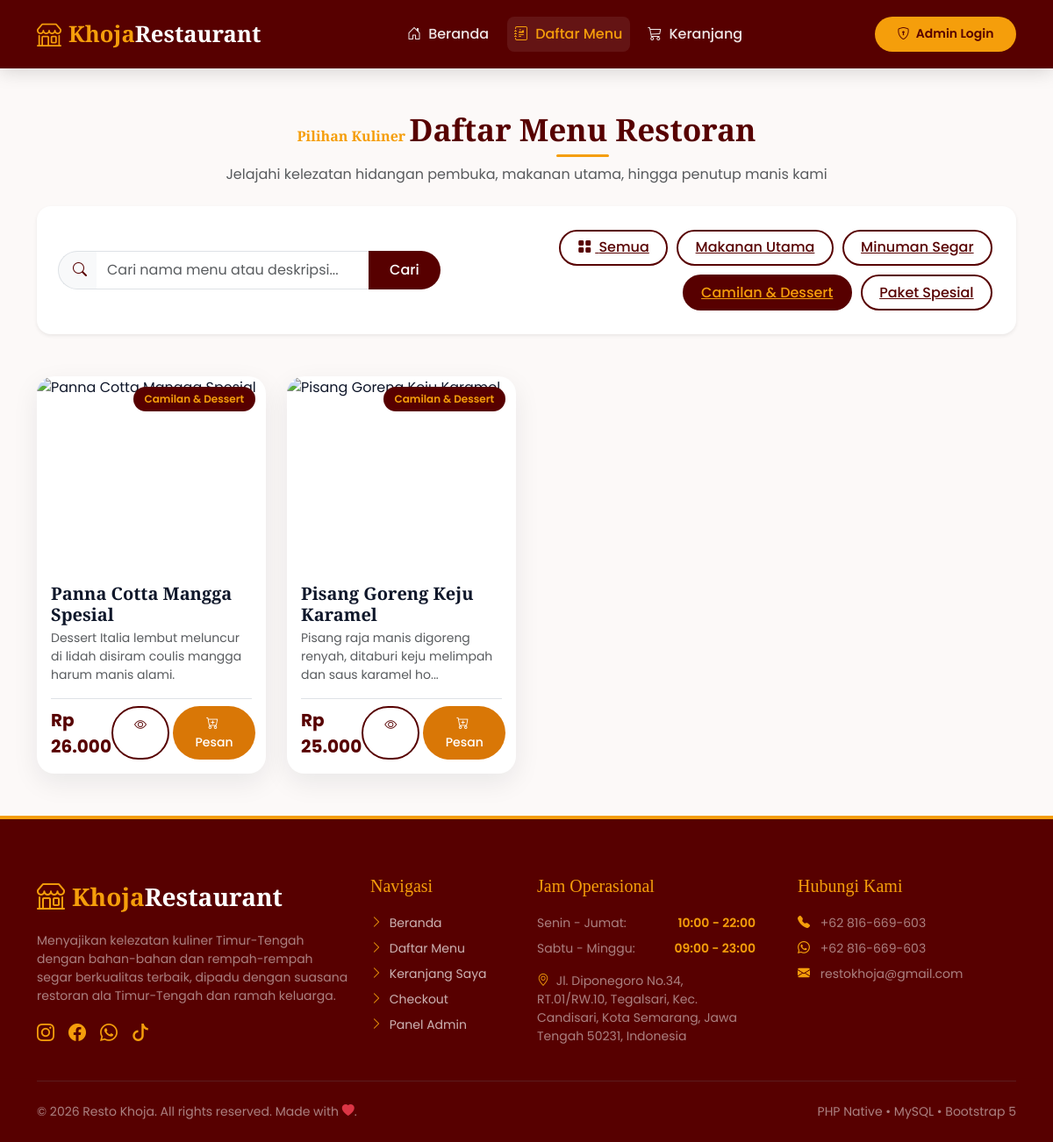
The page /menu.php?kat=3 on the database its author committed.
### tables this page shows
CREATE TABLE `kategori` (
  `id_kategori` INT(11) NOT NULL AUTO_INCREMENT,
  `nama_kategori` VARCHAR(50) NOT NULL,
  PRIMARY KEY (`id_kategori`)
);

CREATE TABLE `menu` (
  `id_menu` INT(11) NOT NULL AUTO_INCREMENT,
  `id_kategori` INT(11) NOT NULL,
  `nama_menu` VARCHAR(100) NOT NULL,
  `harga` DECIMAL(12,2) NOT NULL,
  `deskripsi` TEXT DEFAULT NULL,
  `gambar` VARCHAR(255) NOT NULL,
  PRIMARY KEY (`id_menu`),
  KEY `fk_menu_kategori` (`id_kategori`),
  CONSTRAINT `fk_menu_kategori` FOREIGN KEY (`id_kategori`) REFERENCES `kategori` (`id_kategori`) ON DELETE CASCADE ON UPDATE CASCADE
);

### config/koneksi.php (called while the page is built, shortened)
<?php
if (!function_exists('format_rupiah')) {
    function format_rupiah($angka) {
        return "Rp " . number_format($angka, 0, ',', '.');
    }
}
?>

### menu.php (the view, shortened to what this page needs)
<?php
require_once __DIR__ . '/header.php';
$search = isset($_GET['q']) ? trim($_GET['q']) : '';
$kat_id = isset($_GET['kat']) ? intval($_GET['kat']) : 0;
try {
    $stmt_kat = $pdo->query("SELECT * FROM kategori ORDER BY id_kategori ASC");
    $categories = $stmt_kat->fetchAll();
} catch (Exception $e) {
    $categories = [];
}
$query = "SELECT m.*, k.nama_kategori FROM menu m JOIN kategori k ON m.id_kategori = k.id_kategori WHERE 1=1";
$params = [];
if ($kat_id > 0) {
    $query .= " AND m.id_kategori = :kat";
    $params[':kat'] = $kat_id;
}
$query .= " ORDER BY m.id_menu DESC";
try {
    $stmt = $pdo->prepare($query);
    $stmt->execute($params);
    $menus = $stmt->fetchAll();
} catch (Exception $e) {
    $menus = [];
}
?>
<main class="py-5">
    <div class="container">
        <div class="text-center mb-4">
            <span class="text-gold font-heading fw-bold">Pilihan Kuliner</span>
            <h1 class="section-title">Daftar Menu Restoran</h1>
            <p class="text-muted">Jelajahi kelezatan hidangan pembuka, makanan utama, hingga penutup manis kami</p>
        </div>
        <div class="card border-0 shadow-sm rounded-4 p-4 mb-5 bg-white">
            <div class="row g-3 align-items-center">
                <div class="col-lg-5">
                    <form action="menu.php" method="GET" class="d-flex">
                        <div class="input-group">
                            <span class="input-group-text bg-light-green-bg border-end-0 text-dark-green rounded-start-pill ps-3">
                                <i class="bi bi-search"></i>
                            </span>
                            <input type="text" name="q" class="form-control bg-light-green-bg border-start-0 py-2" placeholder="Cari nama menu atau deskripsi..." value="<?= htmlspecialchars($search) ?>">
                            <button type="submit" class="btn btn-dark-custom rounded-end-pill px-4">Cari</button>
                        </div>
                    </form>
                </div>
                <div class="col-lg-7">
                    <div class="d-flex flex-wrap justify-content-lg-end gap-1">
                        <a href="menu.php<?= !empty($search) ? '?q='.urlencode($search) : '' ?>" class="filter-btn <?= ($kat_id === 0) ? 'active' : '' ?>">
                            <i class="bi bi-grid-fill me-1"></i> Semua
                        </a>
                        <?php foreach ($categories as $c): ?>
                            <?php
                                $url = "menu.php?kat=" . $c['id_kategori'];
                            ?>
                            <a href="<?= $url ?>" class="filter-btn <?= ($kat_id === $c['id_kategori']) ? 'active' : '' ?>">
                                <?= htmlspecialchars($c['nama_kategori']) ?>
                            </a>
                        <?php endforeach; ?>
                    </div>
                </div>
            </div>
        </div>
        <?php if (count($menus) > 0): ?>
            <div class="row g-4">
                <?php foreach ($menus as $m): ?>
                    <div class="col-lg-3 col-md-6">
                        <div class="menu-card">
                            <div class="menu-img-wrapper">
                                <span class="menu-category-badge"><?= htmlspecialchars($m['nama_kategori']) ?></span>
                            </div>
                            <div class="p-3 d-flex flex-column flex-grow-1">
                                <h5 class="fw-bold mb-1 font-heading"><?= htmlspecialchars($m['nama_menu']) ?></h5>
                                <p class="text-muted small mb-3 flex-grow-1">
                                    <?= htmlspecialchars(mb_strimwidth($m['deskripsi'], 0, 80, "...")) ?>
                                </p>
                                <div class="d-flex align-items-center justify-content-between pt-2 border-top">
                                    <span class="menu-price-tag"><?= format_rupiah($m['harga']) ?></span>
                                    <div class="d-flex gap-1">
                                        <a href="detail_menu.php?id=<?= $m['id_menu'] ?>" class="btn btn-outline-custom btn-sm" title="Lihat Detail">
                                            <i class="bi bi-eye"></i>
                                        </a>
                                        <a href="keranjang.php?act=add&id=<?= $m['id_menu'] ?>" class="btn btn-primary-custom btn-sm">
                                            <i class="bi bi-cart-plus me-1"></i> Pesan
                                        </a>
                                    </div>
                                </div>
                            </div>
                        </div>
                    </div>
                <?php endforeach; ?>
            </div>
        <?php endif; ?>
    </div>
</main>
<?php require_once __DIR__ . '/footer.php'; ?>

### assets/css/style.css (style rules this page uses)
:root { --color-dark-green: #570000; --color-dark-green-hover: #cc6d69; --color-light-green: #D97706; --color-light-green-bg: #E0F2FE; --color-gold: #F59E0B; --color-gold-hover: #D97706; --color-white: #FFFFFF; --color-bg: #fcf9f8; --color-text-dark: #0F172A; --color-text-muted: #64748B; --box-shadow-soft: 0 10px 30px rgba(15, 23, 42, 0.08); --box-shadow-hover: 0 15px 35px rgba(21, 30, 49, 0.15); --font-heading: 'Playfair Display', serif; --font-body: 'Poppins', sans-serif; --radius-rounded: 50rem; --radius-card: 1.25rem; }
body { font-family: var(--font-body); background-color: var(--color-bg); color: var(--color-text-dark); display: flex; flex-direction: column; min-height: 100vh; }
main { flex: 1; }
h1, h2, h3, h4, .font-heading { font-family: var(--font-heading); }
.text-dark-green { color: var(--color-dark-green) !important; }
.text-gold { color: var(--color-gold) !important; }
.btn-primary-custom { background-color: var(--color-light-green); color: var(--color-white); border: none; font-weight: 500; padding: 0.6rem 1.6rem; border-radius: var(--radius-rounded); transition: all 0.3s ease; }
.btn-dark-custom { background-color: var(--color-dark-green); color: var(--color-white); border: none; font-weight: 500; padding: 0.6rem 1.6rem; border-radius: var(--radius-rounded); transition: all 0.3s ease; }
.btn-outline-custom { border: 2px solid var(--color-dark-green); color: var(--color-dark-green); background: transparent; font-weight: 500; padding: 0.55rem 1.5rem; border-radius: var(--radius-rounded); transition: all 0.3s ease; }
.menu-card { background: var(--color-white); border: none; border-radius: var(--radius-card); overflow: hidden; box-shadow: var(--box-shadow-soft); transition: all 0.3s ease; height: 100%; display: flex; flex-direction: column; }
.menu-img-wrapper { position: relative; overflow: hidden; height: 220px; }
.menu-category-badge { position: absolute; top: 12px; right: 12px; background-color: var(--color-dark-green); color: var(--color-gold); padding: 0.3rem 0.8rem; border-radius: var(--radius-rounded); font-size: 0.75rem; font-weight: 600; }
.menu-price-tag { font-size: 1.25rem; font-weight: 700; color: var(--color-dark-green); }
.section-title { font-size: 2.2rem; font-weight: 700; color: var(--color-dark-green); position: relative; display: inline-block; margin-bottom: 0.5rem; }
.section-title::after { content: ''; display: block; width: 60px; height: 3px; background-color: var(--color-gold); margin: 8px auto 0; border-radius: 2px; }
.filter-btn { border: 2px solid var(--color-dark-green); background: var(--color-white); color: var(--color-dark-green); font-weight: 500; border-radius: var(--radius-rounded); padding: 0.4rem 1.2rem; margin: 0.2rem; transition: all 0.2s ease; }
.filter-btn:hover, .filter-btn.active { background-color: var(--color-dark-green); color: var(--color-gold); border-color: var(--color-dark-green); }

### rows shown on the page
kategori: nama_kategori "Makanan Utama"
kategori: nama_kategori "Minuman Segar"
kategori: nama_kategori "Camilan & Dessert"
kategori: nama_kategori "Paket Spesial"
menu: id_kategori.nama_kategori "Camilan & Dessert", nama_menu "Panna Cotta Mangga Spesial", deskripsi "Dessert Italia lembut meluncur di lidah disiram coulis mangga harum manis alami.", harga "Rp 26.000"
menu: id_kategori.nama_kategori "Camilan & Dessert", nama_menu "Pisang Goreng Keju Karamel", deskripsi "Pisang raja manis digoreng renyah, ditaburi keju melimpah dan saus karamel ho...", harga "Rp 25.000"
